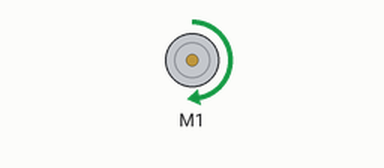
This sketch was run on a simulated Arduino Uno, built with avr-gcc and run on an emulated ATmega328P. Parts: DC motor (green arrow = forward, orange = backward, longer = faster).

Above: at 2.5 s.
At 12.5 s:
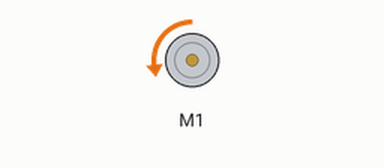
At 17.5 s:
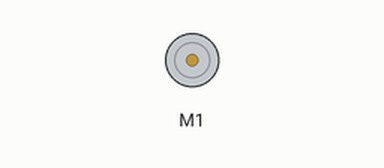
Timing chart, 0 to 26.0 s (numbered marks = the images above):
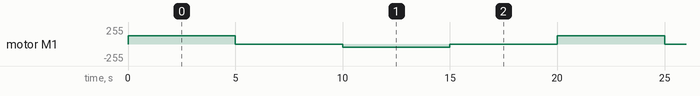

The sketch:

test_motorshield.ino
```cpp
//Programa : Teste de motor DC12V com motor shield ponte H
//Autor : Equipe FILIPEFLOP

#include <AFMotor.h>

AF_DCMotor motor(1); //Seleciona o motor 1

void setup()
{}

void loop()
{
  motor.setSpeed(127); //Define a velocidade maxima
  motor.run(FORWARD); //Gira o motor sentido horario

  delay(5000);
  motor.setSpeed(0);
  motor.run(RELEASE); //Desliga o motor

  delay(5000);
  motor.setSpeed(50); //Define velocidade baixa
  motor.run(BACKWARD); //Gira o motor sentido anti-horario

  delay(5000);
  motor.setSpeed(0);
  motor.run(RELEASE); //Desliga o motor

  delay(5000); //Aguarda 5 segundos e repete o processo
}
```

Measured:
- by itself, motor M1: repeats every 20.0 s: stopped 5.0 s, backward 50/255 5.0 s, stopped 5.0 s, forward 127/255 5.0 s
